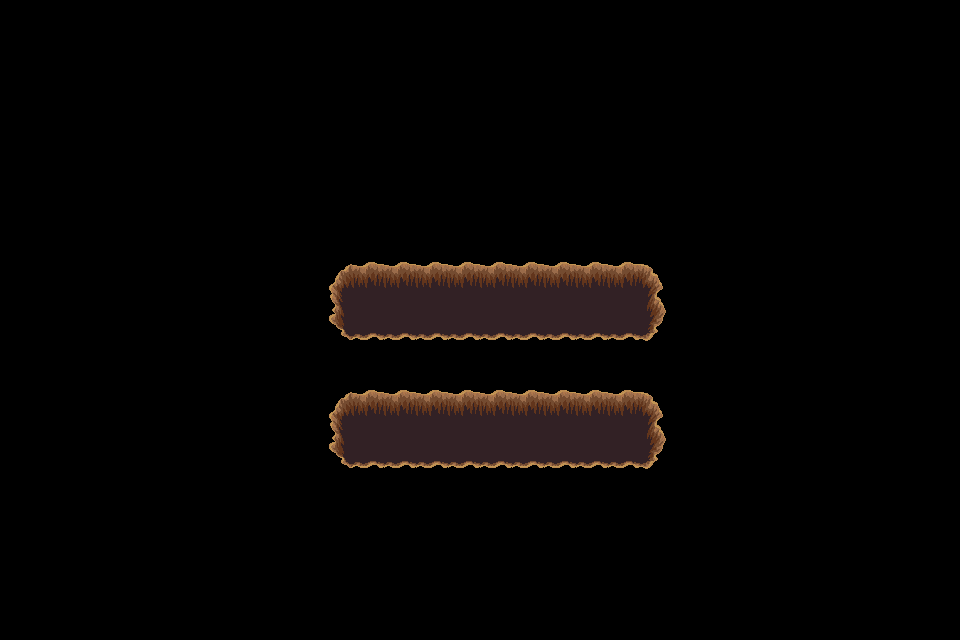

This game map was drawn from its Tiled (.tmx) file and the tilesets committed beside it. A one-line description and the full map source follow:
An orthogonal 30x20 tile map with 32x32 px tiles, 1 tile layer (trou), 2 tilesets.

<map version="1.4" tiledversion="1.4.3" orientation="orthogonal" renderorder="right-down" width="30" height="20" tilewidth="32" tileheight="32" infinite="0" nextlayerid="9" nextobjectid="1">
 <tileset firstgid="1" source="../../dungeon_green.tsx" />
 <tileset firstgid="530" source="../../dungeon.tsx" />
 <layer id="8" name="trou" width="30" height="20">
  <data encoding="csv">
0,0,0,0,0,0,0,0,0,0,0,0,0,0,0,0,0,0,0,0,0,0,0,0,0,0,0,0,0,0,
0,0,0,0,0,0,0,0,0,0,0,0,0,0,0,0,0,0,0,0,0,0,0,0,0,0,0,0,0,0,
0,0,0,0,0,0,0,0,0,0,0,0,0,0,0,0,0,0,0,0,0,0,0,0,0,0,0,0,0,0,
0,0,0,0,0,0,0,0,0,0,0,0,0,0,0,0,0,0,0,0,0,0,0,0,0,0,0,0,0,0,
0,0,0,0,0,0,0,0,0,0,0,0,0,0,0,0,0,0,0,0,0,0,0,0,0,0,0,0,0,0,
0,0,0,0,0,0,0,0,0,0,0,0,0,0,0,0,0,0,0,0,0,0,0,0,0,0,0,0,0,0,
0,0,0,0,0,0,0,0,0,0,0,0,0,0,0,0,0,0,0,0,0,0,0,0,0,0,0,0,0,0,
0,0,0,0,0,0,0,0,0,0,0,0,0,0,0,0,0,0,0,0,0,0,0,0,0,0,0,0,0,0,
0,0,0,0,0,0,0,0,0,0,432,433,433,433,433,433,433,433,433,433,434,0,0,0,0,0,0,0,0,0,
0,0,0,0,0,0,0,0,0,0,455,456,456,456,456,456,456,456,456,456,457,0,0,0,0,0,0,0,0,0,
0,0,0,0,0,0,0,0,0,0,478,479,479,479,479,479,479,479,479,479,480,0,0,0,0,0,0,0,0,0,
0,0,0,0,0,0,0,0,0,0,0,0,0,0,0,0,0,0,0,0,0,0,0,0,0,0,0,0,0,0,
0,0,0,0,0,0,0,0,0,0,432,433,433,433,433,433,433,433,433,433,434,0,0,0,0,0,0,0,0,0,
0,0,0,0,0,0,0,0,0,0,455,456,456,456,456,456,456,456,456,456,457,0,0,0,0,0,0,0,0,0,
0,0,0,0,0,0,0,0,0,0,478,479,479,479,479,479,479,479,479,479,480,0,0,0,0,0,0,0,0,0,
0,0,0,0,0,0,0,0,0,0,0,0,0,0,0,0,0,0,0,0,0,0,0,0,0,0,0,0,0,0,
0,0,0,0,0,0,0,0,0,0,0,0,0,0,0,0,0,0,0,0,0,0,0,0,0,0,0,0,0,0,
0,0,0,0,0,0,0,0,0,0,0,0,0,0,0,0,0,0,0,0,0,0,0,0,0,0,0,0,0,0,
0,0,0,0,0,0,0,0,0,0,0,0,0,0,0,0,0,0,0,0,0,0,0,0,0,0,0,0,0,0,
0,0,0,0,0,0,0,0,0,0,0,0,0,0,0,0,0,0,0,0,0,0,0,0,0,0,0,0,0,0
</data>
 </layer>
</map>
